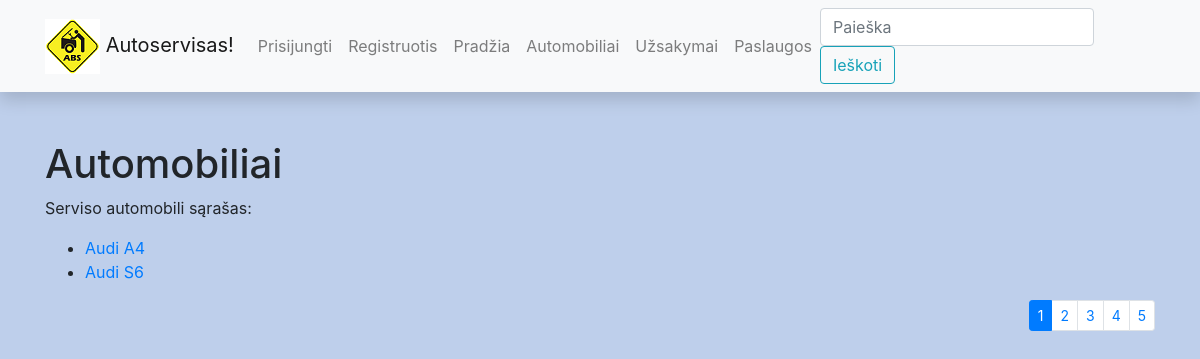
The app's page /automobiliai/ with its own data.
### autoservisas/models.py (models this page shows, shortened)
class AutomobilioModelis(models.Model):
    marke = models.CharField('Marke', max_length=100)
    modelis = models.CharField('Modelis', max_length=100)
    metai = models.IntegerField('Metai')
    variklis = models.CharField('Variklis', max_length=100)
    class Meta:
        ordering = ['marke']
        verbose_name = 'Automobilio modelis'
        verbose_name_plural = 'Automobilių modeliai'

### autoservisas/views.py (the view)
# urls.py: path('automobiliai/', views.automobiliai, name='automobiliai-all'),
def automobiliai(request):
    paginator = Paginator(AutomobilioModelis.objects.all(), 2)
    page_number = request.GET.get('page')
    page_automobiliomodelis = paginator.get_page(page_number)
    context_t = {
        'automobiliai_t': page_automobiliomodelis
    }
    return render(request, 'automobiliai.html', context=context_t)

### autoservisas/templates/automobiliai.html
{% extends 'base.html' %}
{% block content %}
<h1>Automobiliai</h1>
<p>Serviso automobili sąrašas:</p>
<ul>
{% for automobilis in automobiliai_t %}
        <li><a href="{% url 'automobilis-one' automobilis.id %}">{{ automobilis.marke }} {{ automobilis.modelis }}</a></li>
    {% endfor %}
</ul>
<div>
    {% if automobiliai_t.has_other_pages %}
    <ul class="pagination pagination-sm justify-content-end" >
        {% for nr in automobiliai_t.paginator.page_range %}
            {% if automobiliai_t.number == nr %}
                <li class="page-item active">
                    <a class="page-link" href="?page={{ nr }}">{{ nr }}</a>
                </li>
            {% else %}
                <li class="page-item">
                    <a class="page-link" href="?page={{ nr }}">{{ nr }}</a>
                </li>
            {% endif %}
        {% endfor %}
{% endif %}
    </ul>
</div>
{% endblock %}

### autoservisas/static/css/styles.css (style rules this page uses)
body { background-color: #becfeb; }

### records on screen
AutomobilioModelis: marke "Audi", modelis "A4"
AutomobilioModelis: marke "Audi", modelis "S6"

### other values on screen
{{ nr }} "1"
{{ nr }} "2" "3" "4" "5"
